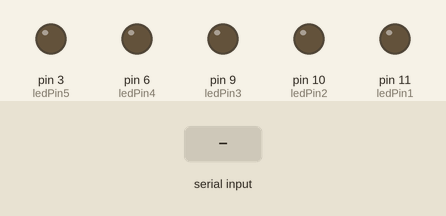
This sketch was run on a simulated Arduino Uno, built with avr-gcc and run on an emulated ATmega328P. Shown: output pins drawn as LEDs (lit = HIGH). The inputs (shaded band) are chosen by the test bench.

Above: at 1.2 s.
1.3 s: ">" received over Serial
2.8 s: byte 55 ('7') received over Serial
At 3.8 s:
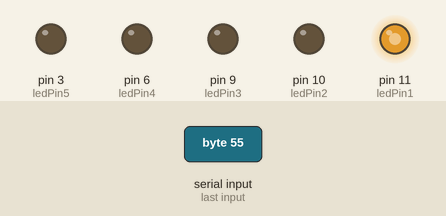
4.3 s: byte 56 ('8') received over Serial
At 5.0 s:
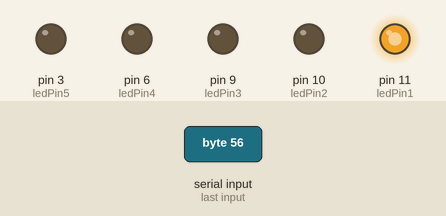
5.8 s: "1" received over Serial
At 6.1 s:
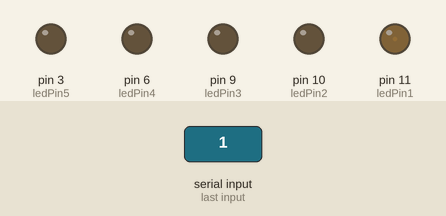
7.3 s: "4" received over Serial
At 8.5 s:
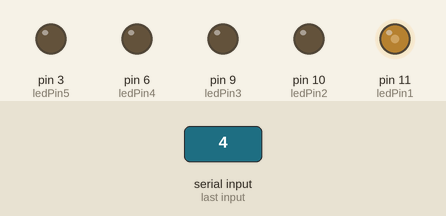
Timing chart, 0 to 9.8 s (numbered marks = the images above; inputs shaded):
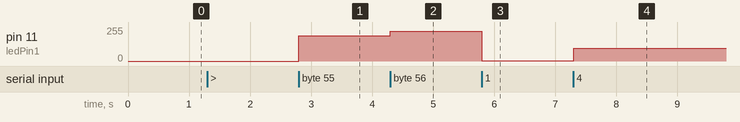

The sketch:

blink_test.ino
```cpp
bool currentlyReading = false;

int result = 0;
int result2 = 0;

int ledPin1 = 11; //sets pin for vibration motor, used for thumb
int ledPin2 = 10; //sets pin for vibration motor, used for finger1
int ledPin3 = 9;  //sets pin for vibration motor, used for finger2
int ledPin4 = 6;  //sets pin for vibration motor, used for finger3
int ledPin5 = 3;  //sets pin for vibration motor, used for finger4
int val = 0;
int vals[5];


int current = 0;
void setup() {

    Serial.begin(9600);
    pinMode(ledPin1, OUTPUT);


}

void loop () {

    if(Serial.available() > 0){
        val = Serial.read();
        if(val == '>'){
            currentlyReading = true;
        }
        if(val == ','){
             current++;
        }
        if(val == ':'){
             current = 0;
        }
        if(currentlyReading == true){
            if(val == '0'){
                vals[current] = 0;
            }
            if(val == '1'){
                vals[current] = map(1, 1, 9, 1, 255);
            }
            if(val == '2'){
                vals[current] = map(2, 1, 9, 1, 255);
            }
            if(val == '3'){
                vals[current] = map(3, 1, 9, 1, 255);
            }
            if(val == '4'){
                vals[current] = map(4, 1, 9, 1, 255);
            }
            if(val == '5'){
                vals[current] = map(5, 1, 9, 1, 255);
            }
            if(val == '6'){
                vals[current] = map(6, 1, 9, 1, 255);
            }
            if(val == '7'){
                vals[current] = map(7, 1, 9, 1, 255);
            }
            if(val == '8'){
                vals[current] = map(8, 1, 9, 1, 255);
            }
            if(val == '9'){
                vals[current] = map(9, 1, 9, 1, 255);
            }

             analogWrite(ledPin1, vals[0]);
             analogWrite(ledPin2, vals[1]);
             analogWrite(ledPin3, vals[2]);
             analogWrite(ledPin4, vals[3]);
             analogWrite(ledPin5, vals[4]);
      }

    }
}
```

Measured:
- after the input at 2.8 s, pin 11 (ledPin1): 0/255 → 191/255 at once
- after the input at 4.3 s, pin 11 (ledPin1): 191/255 → 223/255 at once
- after the input at 5.8 s, pin 11 (ledPin1): 223/255 → 1/255 at once
- after the input at 7.3 s, pin 11 (ledPin1): 1/255 → 96/255 at once
